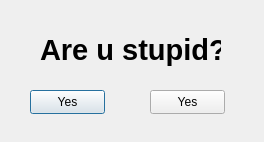
<?xml version="1.0" encoding="UTF-8"?>
<ui version="4.0">
 <class>Dialog3</class>
 <widget class="QDialog" name="Dialog3">
  <property name="geometry">
   <rect>
    <x>0</x>
    <y>0</y>
    <width>264</width>
    <height>142</height>
   </rect>
  </property>
  <property name="windowTitle">
   <string>Dialog</string>
  </property>
  <widget class="QPushButton" name="pushButton">
   <property name="geometry">
    <rect>
     <x>30</x>
     <y>90</y>
     <width>75</width>
     <height>24</height>
    </rect>
   </property>
   <property name="text">
    <string>Yes</string>
   </property>
  </widget>
  <widget class="QPushButton" name="pushButton_2">
   <property name="geometry">
    <rect>
     <x>150</x>
     <y>90</y>
     <width>75</width>
     <height>24</height>
    </rect>
   </property>
   <property name="text">
    <string>Yes</string>
   </property>
  </widget>
  <widget class="QLabel" name="label">
   <property name="geometry">
    <rect>
     <x>40</x>
     <y>30</y>
     <width>181</width>
     <height>41</height>
    </rect>
   </property>
   <property name="text">
    <string>&lt;html&gt;&lt;head/&gt;&lt;body&gt;&lt;p&gt;&lt;span style=&quot; font-size:22pt; font-weight:700;&quot;&gt;Are u stupid?&lt;/span&gt;&lt;/p&gt;&lt;/body&gt;&lt;/html&gt;</string>
   </property>
  </widget>
 </widget>
 <resources/>
 <connections/>
</ui>
